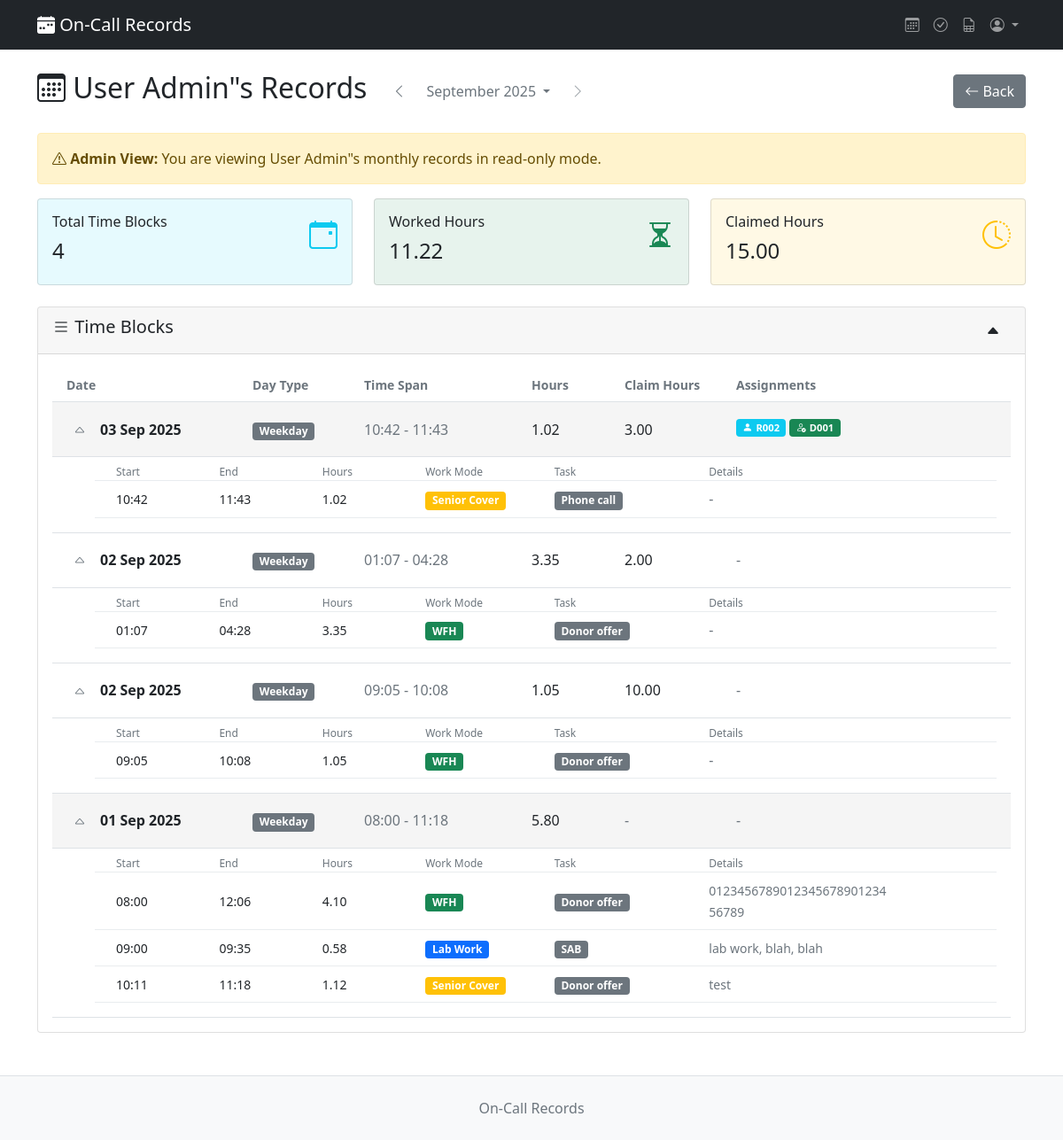
/staff/user/1/?month=9&year=2025 (signed in), run on an earlier commit of the app's database.
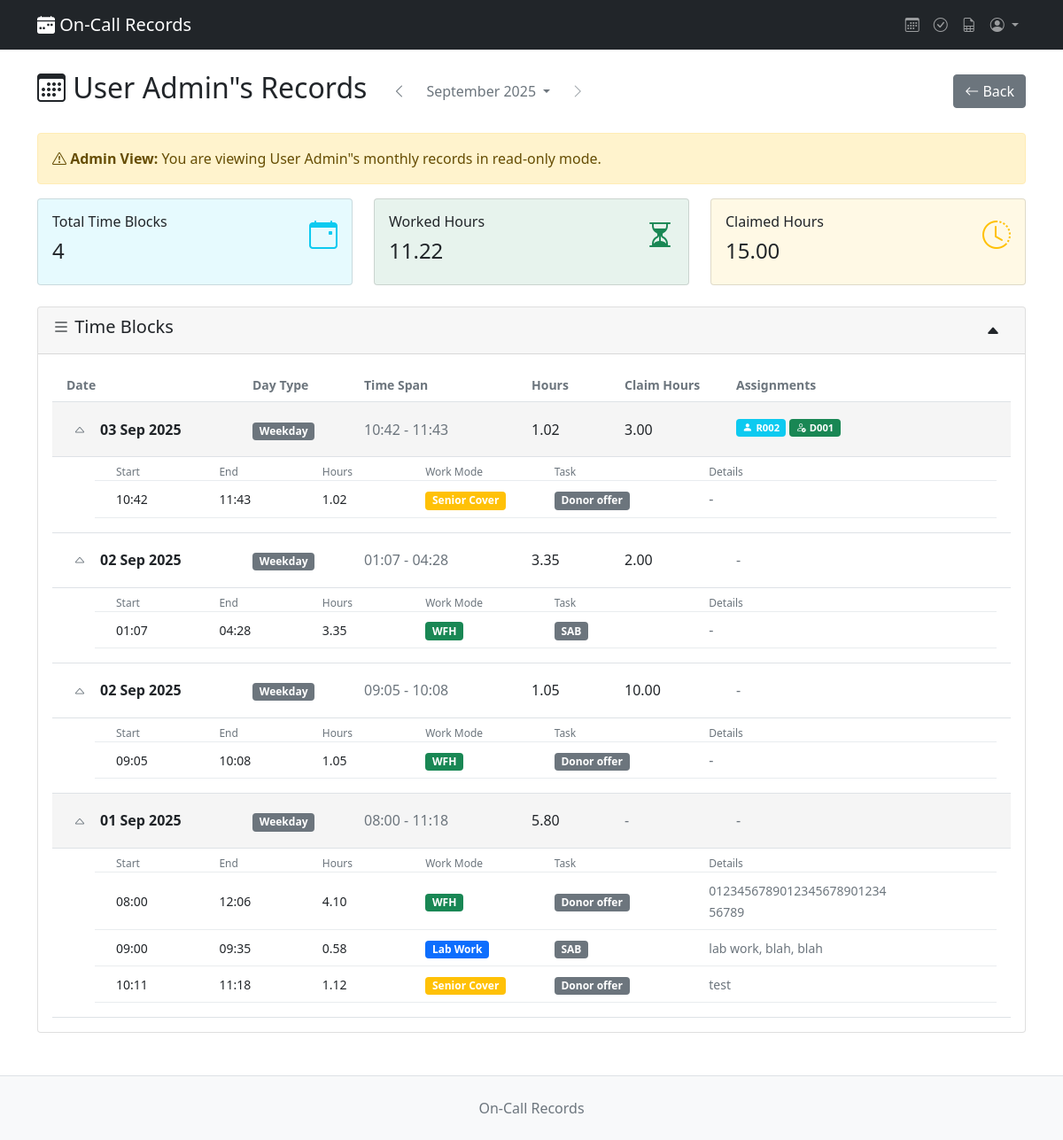
And on a later commit of the database.
### records/models.py (models this page shows, shortened)
class TimeEntry(models.Model):
    timeblock = models.ForeignKey(
        TimeBlock, on_delete=models.CASCADE, related_name="time_entries"
    )
    time_started = models.TimeField()
    time_ended = models.TimeField()
    task = models.ForeignKey(TaskType, on_delete=models.CASCADE)
    detail = models.ForeignKey(Detail, on_delete=models.SET_NULL, null=True, blank=True)
    work_mode = models.ForeignKey(WorkMode, on_delete=models.CASCADE)
    created = models.DateTimeField(default=timezone.now)
    last_modified = models.DateTimeField(auto_now=True)
    @property
    def hours(self):
        start = datetime.combine(self.timeblock.date, self.time_started)
        end = datetime.combine(self.timeblock.date, self.time_ended)
        if self.time_ended <= self.time_started:
            end += timedelta(days=1)
        duration = end - start
        return round(duration.total_seconds() / 3600, 2)

class TaskType(models.Model):
    BOOTSTRAP_COLORS = [
        ("primary", "Primary (Blue)"),
        ("secondary", "Secondary (Gray)"),
        ("success", "Success (Green)"),
        ("danger", "Danger (Red)"),
        ("warning", "Warning (Yellow)"),
        ("info", "Info (Cyan)"),
        ("light", "Light"),
        ("dark", "Dark"),
    ]
    name = models.CharField(max_length=100, unique=True)
    color = models.CharField(
        max_length=20, choices=BOOTSTRAP_COLORS, default="secondary"
    )

class TimeBlock(models.Model):
    ONCALL_TYPE_CHOICES = [
        ('normal', 'Normal'),
        ('nhsp', 'NHSP'),
    ]
    staff = models.ForeignKey(OnCallStaff, on_delete=models.CASCADE)
    date = models.DateField()
    day_type = models.ForeignKey(
        DayType, on_delete=models.CASCADE, null=True, blank=True
    )
    oncall_type = models.CharField(
        max_length=20,
        choices=ONCALL_TYPE_CHOICES,
        default='normal',
        help_text="Type of on-call duty"
    )
    claim = models.DecimalField(
        max_digits=5,
        decimal_places=2,
        null=True,
        blank=True,
        help_text="Total claim hours for this block",
    )
    created = models.DateTimeField(default=timezone.now)
    last_modified = models.DateTimeField(auto_now=True)
    class Meta:
        pass

class WorkMode(models.Model):
    BOOTSTRAP_COLORS = [
        ("primary", "Primary (Blue)"),
        ("secondary", "Secondary (Gray)"),
        ("success", "Success (Green)"),
        ("danger", "Danger (Red)"),
        ("warning", "Warning (Yellow)"),
        ("info", "Info (Cyan)"),
        ("light", "Light"),
        ("dark", "Dark"),
    ]
    name = models.CharField(max_length=50, unique=True)
    color = models.CharField(max_length=20, choices=BOOTSTRAP_COLORS, default="primary")

### records/views.py (the view)
# urls.py: path('staff/user/<int:user_id>/', views.admin_user_dashboard, name='admin_user_dashboard'),
@require_staff_permission
def admin_user_dashboard(request, user_id):
    staff = get_object_or_404(OnCallStaff, user_id=user_id)
    month, year = get_safe_month_year_from_request(request)
    current_month_start, next_month_start = get_month_date_range(year, month)
    time_blocks = (
        TimeBlock.objects.filter(
            staff=staff, date__gte=current_month_start, date__lt=next_month_start
        )
        .prefetch_related("time_entries__task", "time_entries__work_mode")
        .order_by("-date")
    )
    for tb in time_blocks:
        tb.calculated_hours = sum(entry.hours for entry in tb.time_entries.all())
    total_hours = sum(
        sum(entry.hours for entry in tb.time_entries.all()) for tb in time_blocks
    )
    total_claims = sum(tb.claim for tb in time_blocks if tb.claim)
    month_context = build_month_context(month, year)
    context = {
        "staff": staff,
        "time_blocks": time_blocks,
        "total_hours": total_hours,
        "total_claims": total_claims,
        "is_admin_view": True,
        **month_context,  # Merge month navigation context
    }
    return render(request, "records/admin_user_dashboard.html", context)

### records/models.py (called while the page is built)
    def get_assignment_type_config(self):
        return ASSIGNMENT_TYPE_CONFIG.get(self.entity_type, {})

    @property
    def display_color(self):
        config = self.get_assignment_type_config()
        return config.get("color", self.color)

    @property
    def display_icon(self):
        config = self.get_assignment_type_config()
        return config.get("icon", self.icon)

### records/utils/date_helpers.py (called while the page is built)
def get_month_date_range(year, month):
    try:
        start_date = date(year, month, 1)
        if month == 12:
            end_date = date(year + 1, 1, 1)
        else:
            end_date = date(year, month + 1, 1)
        return start_date, end_date
    except ValueError:
        today = timezone.now().date()
        return get_month_date_range(today.year, today.month)

### records/templates/records/admin_user_dashboard.html (shortened to what this page needs)
{% extends "records/base.html" %}
{% block content %}
    <div class="row">
        <div class="col-lg-12">
            <div class="d-flex justify-content-between align-items-center mb-4">
                <div class="d-flex align-items-center">
                    <h2>
                        <i class="bi-calendar3"></i> {{ staff.user.get_full_name|default:staff.user.username }}"s Records
                    </h2>
                    <div class="ms-3">{% include "records/partials/month_selector.html" %}</div>
                </div>
                <a href="javascript:history.back()" class="btn btn-secondary">
                    <i class="bi bi-arrow-left"></i> Back
                </a>
            </div>
        </div>
    </div>
    <div class="alert alert-warning" role="alert">
        <i class="bi bi-exclamation-triangle"></i> <strong>Admin View:</strong> You are viewing {{ staff.user.get_full_name|default:staff.user.username }}"s monthly records in read-only mode.
    </div>
    {% include "records/partials/stats_cards.html" %}
    {% with is_admin_view=True %}
        {% include "records/partials/timeblocks_table.html" %}
    {% endwith %}
{% endblock content %}

### records/templates/records/partials/timeblocks_table.html (shortened to what the changed rows need)
<div class="card">
    <div class="card-body">
        {% if time_blocks %}
            <div class="blocks-container">
                {% regroup time_blocks by date as date_groups %}
                {% for date_group in date_groups %}
                    {% for tblock in date_group.list %}
                        <div class="block-item border-bottom">
                            <div class="block-header d-flex align-items-center py-3 px-3 border-bottom"
                                 style="background-color: {% if forloop.parentloop.counter0|divisibleby:2 %}#f5f5f5{% else %}transparent{% endif %}">
                                <div style="width: 20%;" class="d-flex align-items-center">
                                    <button class="btn btn-sm btn-outline-secondary border-0 me-2"
                                            type="button"
                                            data-bs-toggle="collapse"
                                            data-bs-target="#block-{{ tblock.id }}"
                                            aria-expanded="true">
                                        <i class="bi bi-caret-up"></i>
                                    </button>
                                    <span class="fw-bold">{{ tblock.date|date:"d M Y" }}</span>
                                </div>
                                <div style="width: 12%;">
                                    <span class="badge bg-{{ tblock.day_type.color }}">{{ tblock.day_type.name }}</span>
                                </div>
                                <div style="width: 18%;">
                                    {% if tblock.time_entries.all %}
                                        {% with first_entry=tblock.time_entries.first last_entry=tblock.time_entries.last %}
                                            <span class="text-muted">{{ first_entry.time_started|time:"H:i" }} - {{ last_entry.time_ended|time:"H:i" }}</span>
                                        {% endwith %}
                                    {% else %}
                                        <span class="text-muted">-</span>
                                    {% endif %}
                                </div>
                                <div style="width: 10%;">
                                    <span class="fw-medium">{{ tblock.calculated_hours|floatformat:2 }}</span>
                                </div>
                                <div style="width: 12%;">
                                    {% if tblock.oncall_type == 'nhsp' %}
                                        <span class="badge bg-danger">NHSP</span>
                                    {% elif tblock.claim %}
                                        <span class="fw-medium">{{ tblock.claim|floatformat:2 }}</span>
                                    {% else %}
                                        <span class="text-muted">-</span>
                                    {% endif %}
                                </div>
                                <div style="width: 16%;">
                                    {% if tblock.assignments.all %}
                                        <div class="d-flex align-items-center flex-wrap">
                                            {% for assignment in tblock.assignments.all %}
                                                <span class="badge bg-{{ assignment.display_color }} me-1 mb-1 d-flex align-items-center"
                                                      style="font-size: 0.7rem">
                                                    <i class="{{ assignment.display_icon }} me-1"></i>
                                                    {{ assignment.entity_id }}
                                                </span>
                                            {% endfor %}
                                        </div>
                                    {% else %}
                                        <span class="text-muted">-</span>
                                    {% endif %}
                                </div>
                            </div>
                            <div class="collapse show" id="block-{{ tblock.id }}">
                                {% if tblock.time_entries.all %}
                                    <div class="time-entries-container px-3 pb-3">
                                        <div class="time-entries-header d-none d-md-flex align-items-center pt-2 px-4 text-muted small"
                                             style="font-size: 0.75rem;
                                                    border-bottom: 1px solid #e9ecef;
                                                    margin-left: 2rem">
                                            <div style="width: 12%;">Start</div>
                                            <div style="width: 12%;">End</div>
                                            <div style="width: 12%;">Hours</div>
                                            <div style="width: 15%;">Work Mode</div>
                                            <div style="width: 18%;">Task</div>
                                            <div style="width: 21%;">Details</div>
                                        </div>
                                        {% for entry in tblock.time_entries.all %}
                                            <div class="time-entry d-flex align-items-center py-2 px-4 border-bottom"
                                                 style="margin-left: 2rem;
                                                        border-bottom: 1px solid #e9ecef !important">
                                                <div style="width: 12%;">
                                                    <span class="small">{{ entry.time_started|time:"H:i" }}</span>
                                                </div>
                                                <div style="width: 12%;">
                                                    <span class="small">{{ entry.time_ended|time:"H:i" }}</span>
                                                </div>
                                                <div style="width: 12%;">
                                                    <span class="small">{{ entry.hours|floatformat:2 }}</span>
                                                </div>
                                                <div style="width: 15%;">
                                                    <span class="badge bg-{{ entry.work_mode.color }}">{{ entry.work_mode.name }}</span>
                                                </div>
                                                <div style="width: 18%;">
                                                    <span class="badge bg-{{ entry.task.color }} small">{{ entry.task.name }}</span>
                                                </div>
                                                <div style="width: 21%;">
                                                    {% if entry.detail %}
                                                        <span class="small text-muted" title="{{ entry.detail.text }}" data-bs-toggle="tooltip">
                                                            {{ entry.detail.text|truncatechars:30 }}
                                                        </span>
                                                    {% else %}
                                                        <span class="text-muted">-</span>
                                                    {% endif %}
                                                </div>
                                            </div>
                                        {% endfor %}
                                    </div>
                                {% endif %}
                            </div>
                        </div>
                    {% endfor %}
                {% endfor %}
            </div>
        {% endif %}
    </div>
</div>

What changed in the data, as far as the page shows it:
changed TimeEntry (number 1 of 6 on the later page): task.name "Phone call" → "Donor offer"
changed TimeEntry (number 2 of 6 on the later page): task.name "Donor offer" → "SAB"
